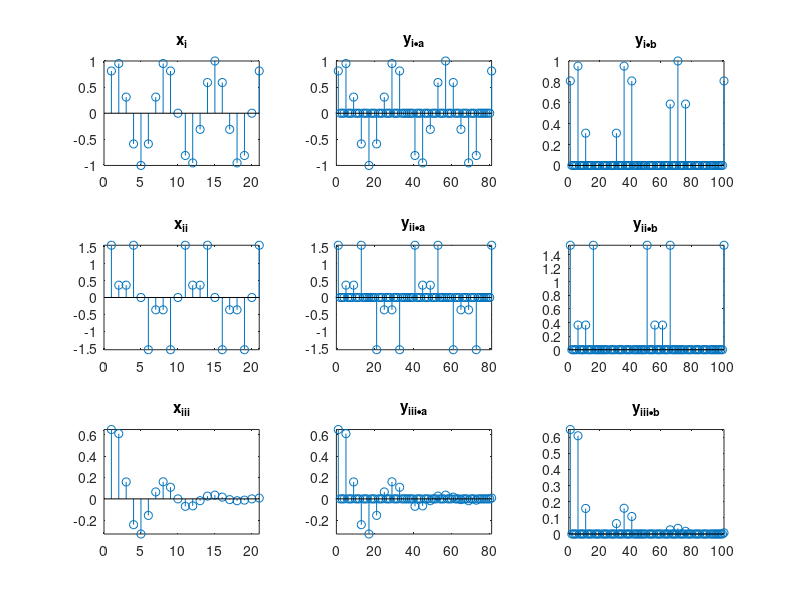

Reproduce this figure in MATLAB.
% Homework 5 #2
% Josiah Hamilton

clear; close all; 

% general variables
N=21; 
M=4;
L=4;

% (i) sinusoidal sequence of normalized frequency 0.15
x_i = sin(2*pi*0.15*(1:N));
% (ii) sum of two sinusoidal sequences of normalized frequencies 0.1 and 0.3
x_ii = sin(2*pi*0.1*(1:N)) + sin(2*pi*0.3*(1:N));
% (iii) product of the sinusoidal sequence of normalized frequency 0.15 and the real exponential sequence {0.8n}
x_iii = sin(2*pi*0.15*(1:N)) .* 0.8.^(1:N);

% (a) Perform the factor-of-4 down-sampling. Plot the original and down-sampled sequences.
y_ia(1:L:L*N) = x_i;
y_iia(1:L:L*N) = x_ii;
y_iiia(1:L:L*N) = x_iii;
N_a = length(y_ia);
% (b) Repeat part (a) for the factor-of-5 up-sampler.
L=5;
y_ib(1:L:L*N) = x_i;
y_iib(1:L:L*N) = x_ii;
y_iiib(1:L:L*N) = x_iii;
N_b = length(y_ib);

figure
subplot(331)
stem(x_i); title('x_{i}')
axis([0 N -inf inf])
subplot(334)
stem(x_ii); title('x_{ii}')
axis([0 N -inf inf])
subplot(337)
stem(x_iii); title('x_{iii}')
axis([0 N -inf inf])

subplot(332)
stem(y_ia); title('y_{i•a}');
axis([0 N_a -inf inf])
subplot(335)
stem(y_iia); title('y_{ii•a}');
axis([0 N_a -inf inf])
subplot(338)
stem(y_iiia); title('y_{iii•a}');
axis([0 N_a -inf inf])

subplot(333)
stem(y_ib); title('y_{i•b}');
axis([0 N_b 0 inf])
subplot(336)
stem(y_iib); title('y_{ii•b}');
axis([0 N_b 0 inf])
subplot(339)
stem(y_iiib); title('y_{iii•b}');
axis([0 N_b 0 inf])
